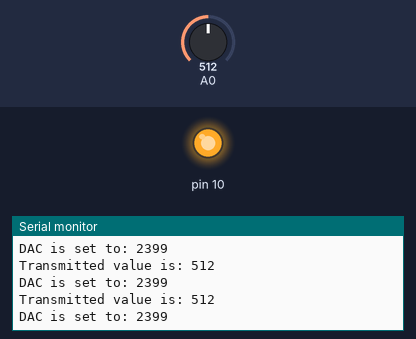
The sketch below on a simulated Arduino Uno, built with avr-gcc and run on an emulated ATmega328P. Parts: output pins drawn as LEDs (lit = HIGH), the last lines printed to the serial monitor. Inputs (shaded band) come from the test bench; at power-on: A0 = 512.

Above: at 1.2 s.
1.3 s: A0 set to 104
At 2.0 s:
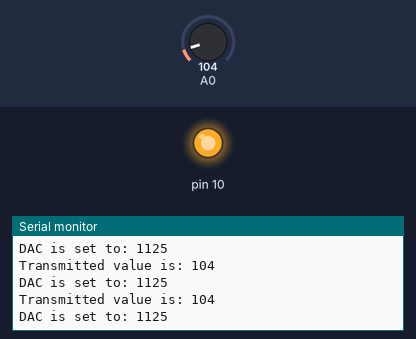
4.3 s: A0 set to 95
At 5.3 s:
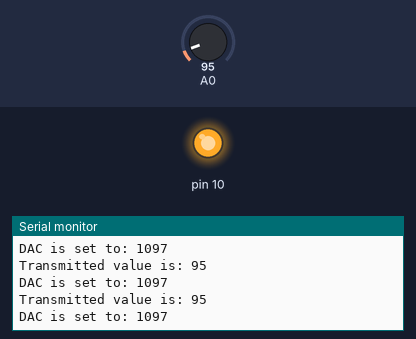
Timing chart, 0 to 7.3 s (numbered marks = the images above; inputs shaded):
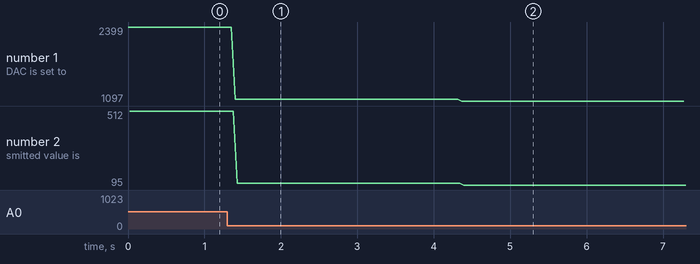

Measured:
- after the input at 1.3 s, the serial monitor: prints a new line after 0.10 s (image 1)
- after the input at 4.3 s, the serial monitor: prints a new line after 0.07 s (image 2)
- plotted number 1: 2399 → 1125 after the input at 1.3 s, 1125 → 1097 after the input at 4.3 s
- plotted number 2: 512 → 104 after the input at 1.3 s, 104 → 95 after the input at 4.3 s

The sketch:

ChaAP.ino
```cpp
/*
  4-20mA T click transmitter code

  This code reads value on pin A0
  and sends result on 4-20mA current loop

  The transmitted range is set to [0..100]
  same as in MikroElektronika example
 */

#include <SPI.h>

// Arduino UNO with Mikroe Arduino Uno Click shield
// 4-20mA is placed in socket #2
// CS   is pin 9
// SCK  is pin 13
// MISO is pin 12
// MOSI is pin 11
#define DAC_CS 9

// Calibration data obtained by running the calibration code
const int DAC_4mA  = 801;
const int DAC_20mA = 3994;

// Data min and max range
const int data_min_range = 0;
const int data_max_range = 1023;


// Read from A0 pin
int analog_value;

// Debug mode? (1 - debug, 0 - no debug);
bool debug_mode = 1;

void setup() {

  // Are we in debug mode
  if (debug_mode == 1){
     // Initialize serial
     Serial.begin(9600);
  }

  // Initialize SPI
  SPI.begin();

}

void set_DAC(int set_value){
/*
DAC works on SPI
We must send 16 bits
byte1 is [WR, BUF, /GA, /SHDN, data11, data10, data9, data8]
byte2 is [data7, data6, data5, data4, data3, data2, data1, data0]
Write code
WR    0 - write to DAC register
      1 - Ignore this command
VREF Input Buffer Control bit
BUF   0 - Unbuffered
      1 - Buffered
Output Gain Selection bit
/GA   0 - 1x (VOUT = VREF * D/4096)
      1 - 0 = 2x (VOUT = 2 * VREF * D/4096)
Output Shutdown Control bit
/SHDN 0 - Shutdown the device. Analog output is not available.
      1 - Active mode operation. VOUT is available

WR has to be 0 to write to DAC registers
BUF is set to 0 (unbuffered)
GAIN MUST BE SET TO 1. We can't output more than the Vcc!!!
SHDN also set to 1 to have DAC active.
00110000 = 0x30
*/

  byte first_byte;
  byte second_byte;

  first_byte = (set_value >> 8) & 0x0F;
  first_byte = first_byte | 0x30;
  second_byte = set_value & 0xFF;

  SPI.beginTransaction(SPISettings(1000000, MSBFIRST, SPI_MODE0));
  digitalWrite(DAC_CS, 0);
  SPI.transfer(first_byte);
  SPI.transfer(second_byte);
  digitalWrite(DAC_CS, 1);
  SPI.endTransaction();

  // Are we in debug mode
  if (debug_mode == 1){
    // Print information
    Serial.print("DAC is set to: ");
    Serial.println(set_value);
    Serial.println();
  }
}

void SendTo420mA(unsigned int transmitted_Value)
{
  // Map the data to be sent into DAC values
  // that result in a loop current between 4 and 20mA
  int temp = map(transmitted_Value, data_min_range, data_max_range, DAC_4mA, DAC_20mA);
  // update the current loop
  set_DAC(temp);
}
void loop() {

  // Read the input on analog pin 0:
  analog_value = analogRead(A0);

  // Transmit data
  SendTo420mA(analog_value);

  // Are we in debug mode
  if (debug_mode == 1){
     // Print information
     Serial.print("Transmitted value is: ");
     Serial.println(analog_value);
  }

}
```
